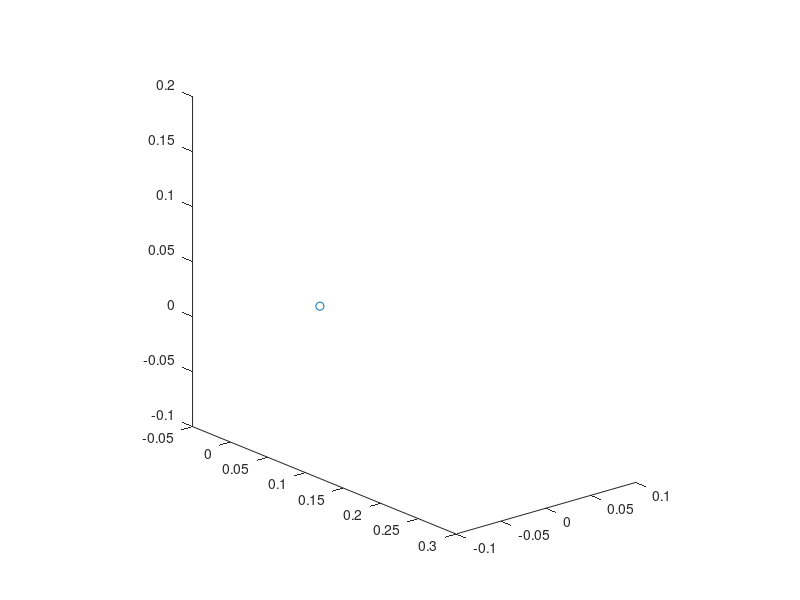

Write the MATLAB code that produced this figure. (Note: this script raises an error after producing the figure.)
figure
axis equal
axis (0.1*[-0.5 3 -1 1 -1 2])
hold on;
plot(0, 0, "o")
view(50, 20)
for i=1:1:size(calibration.endEffectorToBaseTform, 2)
    trplot(eye(4),'color', 'm')
    transform = calibration.endEffectorToBaseTform(i);
    trplot(calibration.endEffectorToBaseTform(i).A)
    %calibration.boardToCameraTform(i)
    %trplot(inv(calibration.boardToCameraTform(i).A))
    %trplot(calibration.boardToCameraTform(i).A)
    trplot(calibration.endEffectorToBaseTform(i).A * calibration.cameraToEndEffectorTform.A, 'color', 'g')
    %plotCamera(AbsolutePose=transform, Size=0.005);
end
